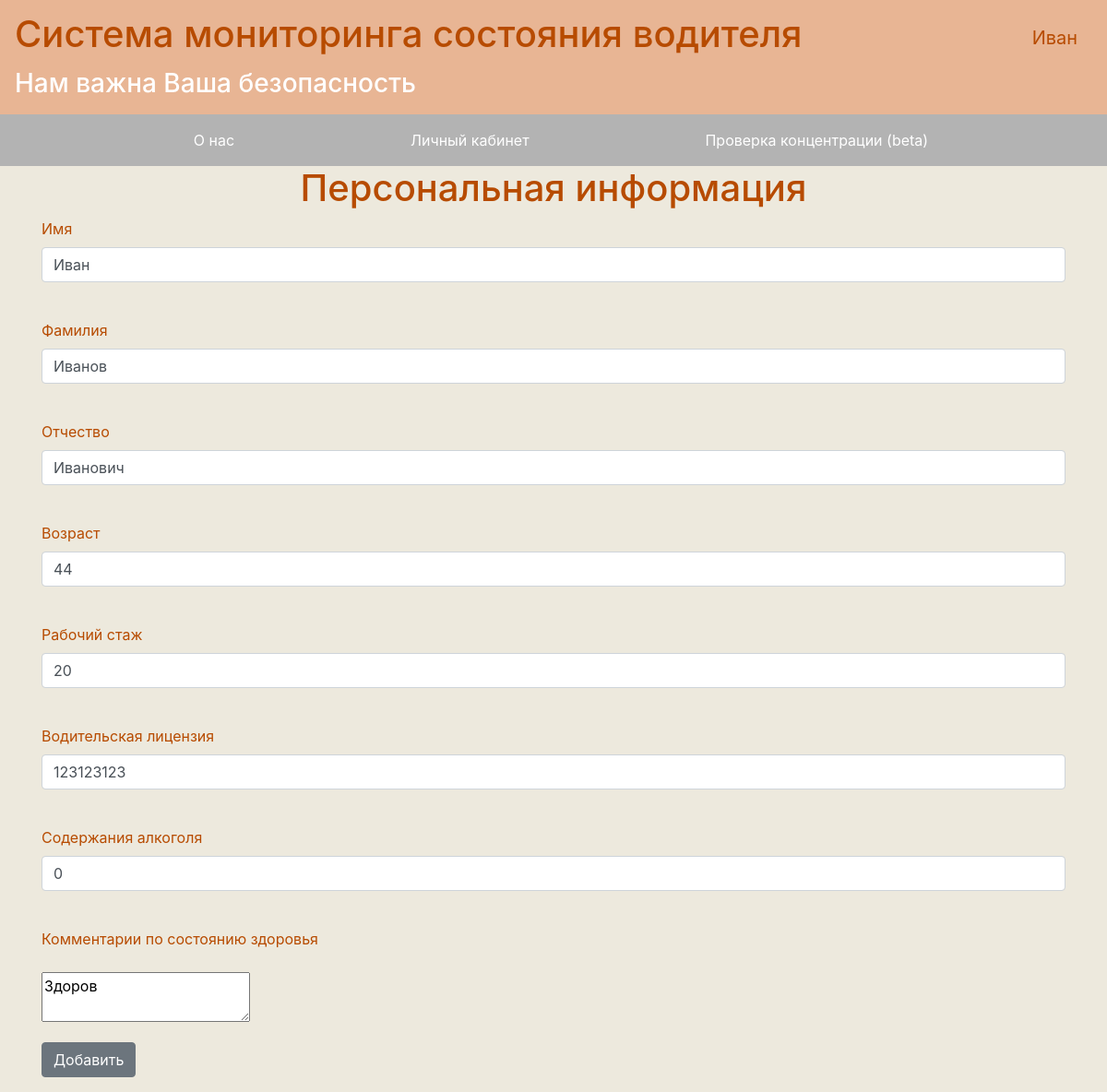
Page /change_information (signed in) on the earlier database version.
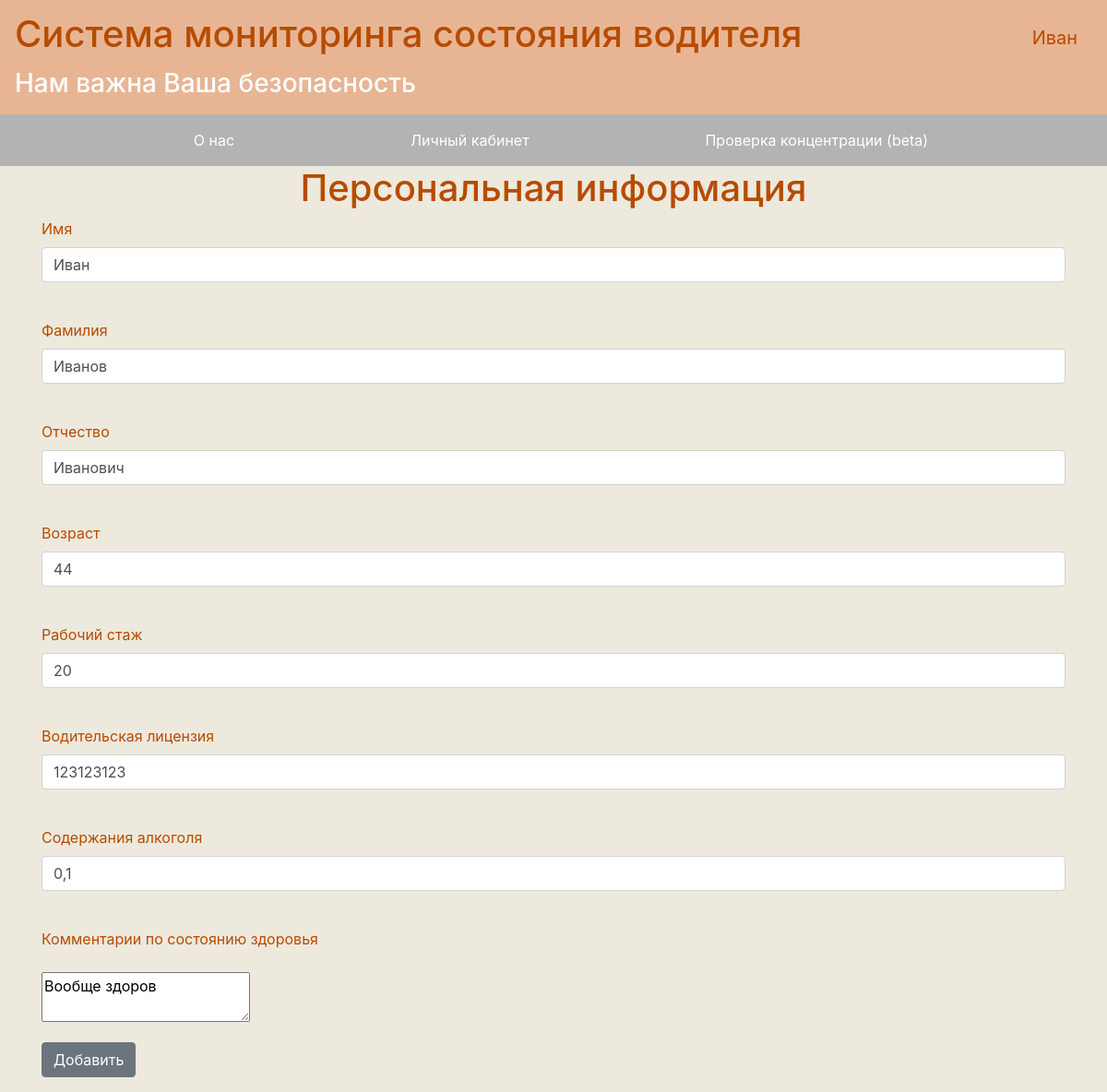
Same page on the later database version.
### data/users1.py (models this page shows, shortened)
class User(SqlAlchemyBase, UserMixin):
    __tablename__ = 'users'
    id = sqlalchemy.Column(sqlalchemy.Integer, primary_key=True, autoincrement=True)
    surname = sqlalchemy.Column(sqlalchemy.String, nullable=True)
    name = sqlalchemy.Column(sqlalchemy.String, nullable=True)
    patronimic = sqlalchemy.Column(sqlalchemy.String, nullable=True)
    email = sqlalchemy.Column(sqlalchemy.String, index=True, unique=True, nullable=True)
    hashed_password = sqlalchemy.Column(sqlalchemy.String, nullable=True)
    age = sqlalchemy.Column(sqlalchemy.Integer, nullable=True)
    pressure = sqlalchemy.Column(sqlalchemy.Integer, nullable=True, default=0)
    pulse = sqlalchemy.Column(sqlalchemy.Integer, nullable=True, default=0)
    temperature = sqlalchemy.Column(sqlalchemy.String, nullable=True, default='0')
    reaction = sqlalchemy.Column(sqlalchemy.String, nullable=True, default='0')
    sobriety = sqlalchemy.Column(sqlalchemy.String, nullable=True, default='0')
    work_experience = sqlalchemy.Column(sqlalchemy.Integer, nullable=True)
    driver_license = sqlalchemy.Column(sqlalchemy.Integer, nullable=True)
    doctor_comment = sqlalchemy.Column(sqlalchemy.Text, nullable=True, default='')
    comment = sqlalchemy.Column(sqlalchemy.Text, nullable=True, default='')
    is_ready = sqlalchemy.Column(sqlalchemy.Boolean, nullable=True, default=0)
    doctor_id = sqlalchemy.Column(sqlalchemy.Integer, nullable=True, default=0)
    is_doctor = sqlalchemy.Column(sqlalchemy.Boolean, nullable=True, default=1)

### main.py (the view, shortened to what this page needs)
@app.route('/change_information', methods=['GET', 'POST'])
@login_required
def change_info():
    form = InformationForm()
    session = db_session.create_session()
    user = session.query(User).filter(User.id == current_user.id).first()
    if request.method == "GET":
        if user:
            form.name.data = user.name
            form.surname.data = user.surname
            form.patronimic.data = user.patronimic
            form.age.data = user.age
            form.work_experience.data = user.work_experience
            form.driver_license.data = user.driver_license
            form.sobriety.data = user.sobriety
            form.comment.data = user.comment
        else:
            abort(404)
    return render_template('information.html', title='Редактирование информации', form=form)

### main.py
class InformationForm(FlaskForm):
    surname = StringField('Фамилия', validators=[DataRequired()])
    name = StringField('Имя', validators=[DataRequired()])
    patronimic = StringField('Отчество', validators=[DataRequired()])
    age = IntegerField('Возраст', validators=[DataRequired()])
    work_experience = IntegerField('Рабочий стаж', validators=[DataRequired()])
    driver_license = IntegerField('Водительская лицензия', validators=[DataRequired()])
    sobriety = StringField('Содержания алкоголя', validators=[DataRequired()])
    comment = TextAreaField('Комментарии по состоянию здоровья', validators=[DataRequired()])
    submit = SubmitField('Добавить')

### data/db_session.py (called while the page is built)
def create_session() -> Session:
    global __factory
    return __factory()

### main.py (called while the page is built)
@login_manager.user_loader
def load_user(user_id):
    session = db_session.create_session()
    return session.query(User).get(user_id)

### templates/information.html (shortened to what this page needs)
{% extends "base.html" %}
{% block content %}
<h1 style="color:#b74b00; " align="center">Персональная информация</h1>
<form action="" method="post">
    <p>
        {{ form.name.label }}<br>
        {{ form.name(class="form-control") }}<br>
    </p>
    <p>
        {{ form.surname.label }}<br>
        {{ form.surname(class="form-control") }}<br>
    </p>
        <p>
        {{ form.patronimic.label }}<br>
        {{ form.patronimic(class="form-control") }}<br>
    </p>
    <p>
        {{ form.age.label }}<br>
        {{ form.age(class="form-control") }}<br>
    </p>
    <p>
        {{ form.work_experience.label }}<br>
        {{ form.work_experience(class="form-control") }}<br>
    </p>
    <p>
        {{ form.driver_license.label }}<br>
        {{ form.driver_license(class="form-control") }}<br>
    </p>
    <p>
        {{ form.sobriety.label }}<br>
        {{ form.sobriety(class="form-control") }}<br>
    </p>
    <p>
        {{ form.comment.label }}<br>
            <p>{{ form.comment(class="textarea") }}</p>
    </p>
    <p>{{ form.submit(type="submit", class="btn btn-secondary") }}</p>
</form>
{% endblock %}

### templates/base.html (shortened to what this page needs)
<!doctype html>
<html lang="en">
<head>
    <link rel="stylesheet"
          href="https://stackpath.bootstrapcdn.com/bootstrap/4.4.1/css/bootstrap.min.css"
>
    <link rel="stylesheet" type="text/css" href="static/css/style_table.css">
    <link rel="stylesheet" type="text/css" href="static/css/style_body.css">
</head>
<body>
    <header>
    <nav class="navbar navbar-light" style="background-color: #e8b594;">
        <a class="navbar-brand" href="#">
            <h1 style="color:#b74b00;">Система мониторинга состояния водителя</h1>
        {% if current_user.is_authenticated %}
                <a class="navbar-brand" href="/logout" style="color:#b74b00;">{{ current_user.name }}</a>
            {% else %}
                <p>
                    <a class="btn btn-danger" style="background:#b74b00;" href="/register/1">Register drivers</a>
                    <a class="btn btn-danger" style="background:#b74b00;" href="/register/0">Register doctor</a>
                    <a class="btn btn-danger" style="background:#b74b00;" href="/login">Login</a>
                </p>
            {% endif %}
            <h3 style="color:white;">Нам важна Ваша безопасность</h3>
        </a>
    </nav>
    <nav class="navbar navbar-light" style="background-color: #b3b3b3;">
        <a class="navbar-brand" href="#">
         <br>
            <a class="btn btn-link" style="color:white;" href="/index">О нас</a>
            {% if current_user.is_authenticated %}
            {% if (current_user.is_doctor == 0) %}
             <a class="btn btn-link" style="color:white;" href="/lk">Личный кабинет</a>
             <a class="btn btn-link" style="color:white;" href="/reaction">Проверка концентрации (beta)</a>
            {% else %}
             <a class="btn btn-link" style="color:white;" href="/drivers">Данные водителей</a>
            {% endif %}
            {% endif %}
        </a>
    </nav>
    </header>
        <main role="main" class="container">
            {% block content %}{% endblock %}
        </main>
</body>
</html>

Differences in the rows shown:
changed User "Иван": sobriety "0" → "0,1"; comment "Здоров" → "Вообще здоров"
